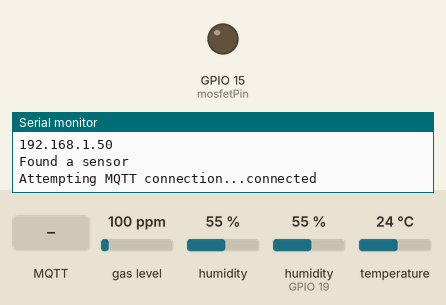
Bench run of a sketch on a simulated ESP32. Parts: output pins drawn as LEDs (lit = HIGH), the last lines printed to the serial monitor. The inputs (shaded band) are chosen by the test bench; at power-on: gas level 100 ppm, humidity 55 %, humidity (sensor on GPIO 19) 55 %, temperature 24 °C. WiFi joins after 1.5 s; servers stay silent unless stated; no MQTT or app messages arrive unless stated; not simulated (calls return 0 or success): arduino_secrets.h.

Above: at 2.7 s.
2.8 s: MQTT message "1" arrives on the first subscribed topic
At 3.6 s:
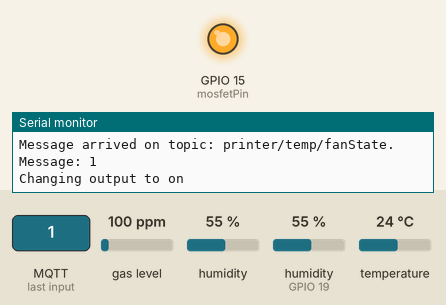
4.3 s: MQTT message "0" arrives on the first subscribed topic
At 4.7 s:
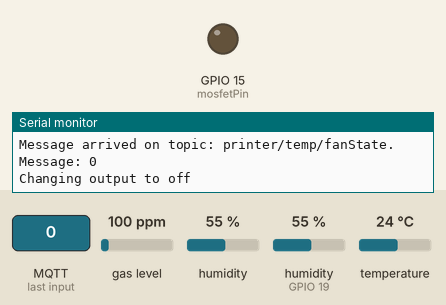
Timing chart, 0 to 7.3 s (numbered marks = the images above; inputs shaded):
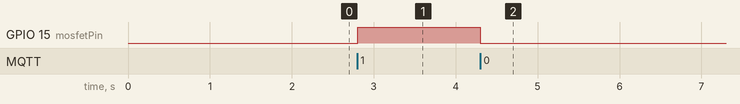

The sketch:

ESP32_MQTT_Environment_Monitor_DHT22_BME680.ino
```cpp
#include "arduino_secrets.h" // create a file called "arduino_secrets.h" in the same location as this file.
#include <WiFi.h>
#include <PubSubClient.h>

#include <DHT.h>
#define DHTPIN_1 19
#define DHTTYPE DHT22  // DHT11 = Usually Blue || DHT22 = Usually White
DHT dht_1(DHTPIN_1, DHTTYPE);


#include <Wire.h>
#include <Adafruit_Sensor.h>
#include "Adafruit_BME680.h"

#define SEALEVELPRESSURE_HPA (1013.25)

Adafruit_BME680 bme; // I2C

float hum_weighting = 0.25; // so hum effect is 25% of the total air quality score
float gas_weighting = 0.75; // so gas effect is 75% of the total air quality score

float hum_score, gas_score;
float gas_reference = 250000;
float hum_reference = 40;
int   getgasreference_count = 0;

const int mosfetPin = 15;

/****************** WiFi Credentials ******************/
const char* ssid = SECRET_SSID;
const char* password = SECRET_PASS;
const char* mqtt_server = SECRET_MQTT_SERVER;
const char* mqtt_server_user = SECRET_MQTT_SERVER_USER;
const char* mqtt_server_password = SECRET_MQTT_SERVER_PASSWORD;

WiFiClient espClient;
PubSubClient client(espClient);

unsigned long previousMillis = 0;

void setup() {
  Serial.begin(115200);

  setup_wifi();
  client.setServer(mqtt_server, 1883);
  client.setCallback(callback);

  Serial.println();
  //Setup MOSFET pin and default to low
  pinMode(mosfetPin, OUTPUT);
  digitalWrite(mosfetPin, LOW);

  dht_1.begin();

  Wire.begin();
  if (!bme.begin()) {
    Serial.println("Could not find a valid BME680 sensor, check wiring!");
    while (1);
  } else Serial.println("Found a sensor");

  // Set up oversampling and filter initialization
  bme.setTemperatureOversampling(BME680_OS_8X);
  bme.setHumidityOversampling(BME680_OS_2X);
  bme.setPressureOversampling(BME680_OS_2X);
  bme.setIIRFilterSize(BME680_FILTER_SIZE_3);
//  bme.setGasHeater(320, 150); // 320°C for 150 ms
// Now run the sensor for a burn-in period, then use combination of relative humidity and gas resistance to estimate indoor air quality as a percentage.
//  GetGasReference();

} // setup()

// Connect to WiFi using the given credentials in arduino_secrets.h
void setup_wifi() {
  delay(10);
  // We start by connecting to a WiFi network
  Serial.println();
  Serial.print("Connecting to ");
  Serial.println(ssid);

  WiFi.begin(ssid, password);

  while (WiFi.status() != WL_CONNECTED) {
    delay(500);
    Serial.print(".");
  }

  Serial.println("");
  Serial.println("WiFi connected");
  Serial.println("IP address: ");
  Serial.println(WiFi.localIP());
} // setup_wifi()


void callback(char* topic, byte* message, unsigned int length) {
  Serial.print("Message arrived on topic: ");
  Serial.print(topic);
  Serial.print(". Message: ");
  String messageTemp;

  for (int i = 0; i < length; i++) {
    Serial.print((char)message[i]);
    messageTemp += (char)message[i];
  }

  Serial.println();

  // ************************************************************ Subscribe Logic

  // ********************************************************** Fan State
  // Change pin state based on receive payload from MQTT
  if (String(topic) == "printer/temp/fanState") {
    Serial.print("Changing output to ");
    if (messageTemp == "1") {
      Serial.println("on");
      digitalWrite(mosfetPin, HIGH);
    }
    else if (messageTemp == "0") {
      Serial.println("off");
      digitalWrite(mosfetPin, LOW);
    }
  }
} //callback()


void reconnect() {
  // Loop until we're reconnected
  while (!client.connected()) {
    Serial.print("Attempting MQTT connection...");
    // Attempt to connect

    if (client.connect("ESP8266Client", SECRET_MQTT_SERVER_USER, SECRET_MQTT_SERVER_PASSWORD)) {
      Serial.println("connected");

      // ************************************************************  Subscribe Topics
      client.subscribe("printer/temp/fanState");
      client.subscribe("printer/lights");

    }

    else {
      Serial.print("failed, rc=");
      Serial.print(client.state());
      Serial.println(" try again in 5 seconds");
      delay(5000);
    }
  }
} // reconnect()

void loop() {

  if(!client.connected()){ reconnect(); }
  client.loop();

  //  long now = millis();
  if (millis() - previousMillis > 5000) {
    previousMillis = millis();

    // ************************************************************  Publish Topics
    sensor_dht_1();
    sensor_BME680();

  } // millisCounter
} // loop()


void sensor_dht_1(){
  float readTemp = dht_1.readTemperature();
  char tempString[8]; // Convert the value to a char array
  dtostrf(readTemp, 1, 2, tempString); // "dtostrf()" turns floats into strings
//  Serial.print("Sensor 1 - Temperature: ");
//  Serial.println(tempString);

  client.publish("printer/temp/sensor1", tempString);
}

void sensor_BME680(){
/*
 This software, the ideas and concepts is Copyright (c) David Bird 2018. All rights to this software are reserved.

 Any redistribution or reproduction of any part or all of the contents in any form is prohibited other than the following:
 1. You may print or download to a local hard disk extracts for your personal and non-commercial use only.
 2. You may copy the content to individual third parties for their personal use, but only if you acknowledge the author David Bird as the source of the material.
 3. You may not, except with my express written permission, distribute or commercially exploit the content.
 4. You may not transmit it or store it in any other website or other form of electronic retrieval system for commercial purposes.
 The above copyright ('as annotated') notice and this permission notice shall be included in all copies or substantial portions of the Software and where the
 software use is visible to an end-user.
 See more at http://www.dsbird.org.uk
*/
//  Serial.print("Temperature = ");
//  Serial.print(bme.readTemperature());
//  Serial.println("°C");

//  Serial.print("   Pressure = ");

//  Serial.print(bme.readPressure() / 100.0F);
//  Serial.println(" hPa");

//  Serial.print("   Humidity = ");
//  Serial.print(bme.readHumidity());
//  Serial.println("%");

//  Serial.print("        Gas = ");
//  Serial.print(bme.readGas());
//  Serial.println("R\n");

  //Calculate humidity contribution to IAQ index
  float current_humidity = bme.readHumidity();

  // Humidity +/-5% around optimum
  if (current_humidity >= 38 && current_humidity <= 42){ hum_score = 0.25*100; }

  else { //sub-optimal
    if( current_humidity < 38) {hum_score = 0.25/hum_reference*current_humidity*100; }
    else{ hum_score = ((-0.25/(100-hum_reference)*current_humidity)+0.416666)*100; }
  }

  //Calculate gas contribution to IAQ index
  float gas_lower_limit = 5000;   // Bad air quality limit
  float gas_upper_limit = 50000;  // Good air quality limit
  if (gas_reference > gas_upper_limit) gas_reference = gas_upper_limit;
  if (gas_reference < gas_lower_limit) gas_reference = gas_lower_limit;
  gas_score = (0.75/(gas_upper_limit-gas_lower_limit)*gas_reference -(gas_lower_limit*(0.75/(gas_upper_limit-gas_lower_limit))))*100;

  //Combine results for the final IAQ index value (0-100% where 100% is good quality air)
  float air_quality_score = hum_score + gas_score;
//
//  Serial.println("Air Quality = "+String(air_quality_score,1)+"% derived from 25% of Humidity reading and 75% of Gas reading - 100% is good quality air");
//  Serial.println("Humidity element was : "+String(hum_score/100)+" of 0.25");
//  Serial.println("     Gas element was : "+String(gas_score/100)+" of 0.75");
//  if (bme.readGas() < 120000) Serial.println("***** Poor air quality *****");
//  Serial.println();
  if ((getgasreference_count++)%10==0) GetGasReference();

  String outputString = CalculateIAQ(air_quality_score);
//  Serial.println(outputString);
//  Serial.println("------------------------------------------------");
//  delay(2000);


  client.publish("printer/iaq/quality", outputString.c_str());
}

void GetGasReference(){
  // Now run the sensor for a burn-in period, then use combination of relative humidity and gas resistance to estimate indoor air quality as a percentage.
//  Serial.println("Getting a new gas reference value");
  int readings = 10;
  for (int i = 1; i <= readings; i++){ // read gas for 10 x 0.150mS = 1.5secs
    gas_reference += bme.readGas();
  }
  gas_reference = gas_reference / readings;
}

String CalculateIAQ(float score){
  String IAQ_text = "Air quality is ";
  score = (100-score)*5;
  if      (score >= 301)                  IAQ_text += "Hazardous";
  else if (score >= 201 && score <= 300 ) IAQ_text += "Very Unhealthy";
  else if (score >= 176 && score <= 200 ) IAQ_text += "Unhealthy";
  else if (score >= 151 && score <= 175 ) IAQ_text += "Unhealthy for Sensitive Groups";
  else if (score >=  51 && score <= 150 ) IAQ_text += "Moderate";
  else if (score >=  00 && score <=  50 ) IAQ_text += "Good";
  return IAQ_text;
}
```

Measured:
- after the input at 2.8 s, GPIO 15 (mosfetPin): LOW → HIGH at once
- after the input at 4.3 s, GPIO 15 (mosfetPin): HIGH → LOW at once
